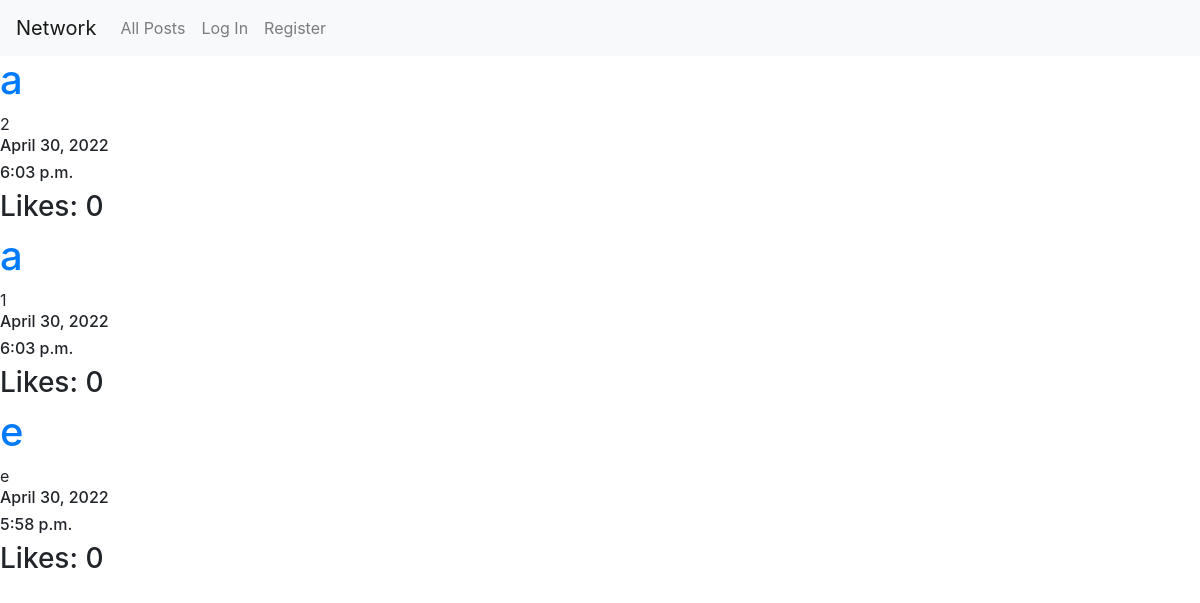
The app's page /, older data.
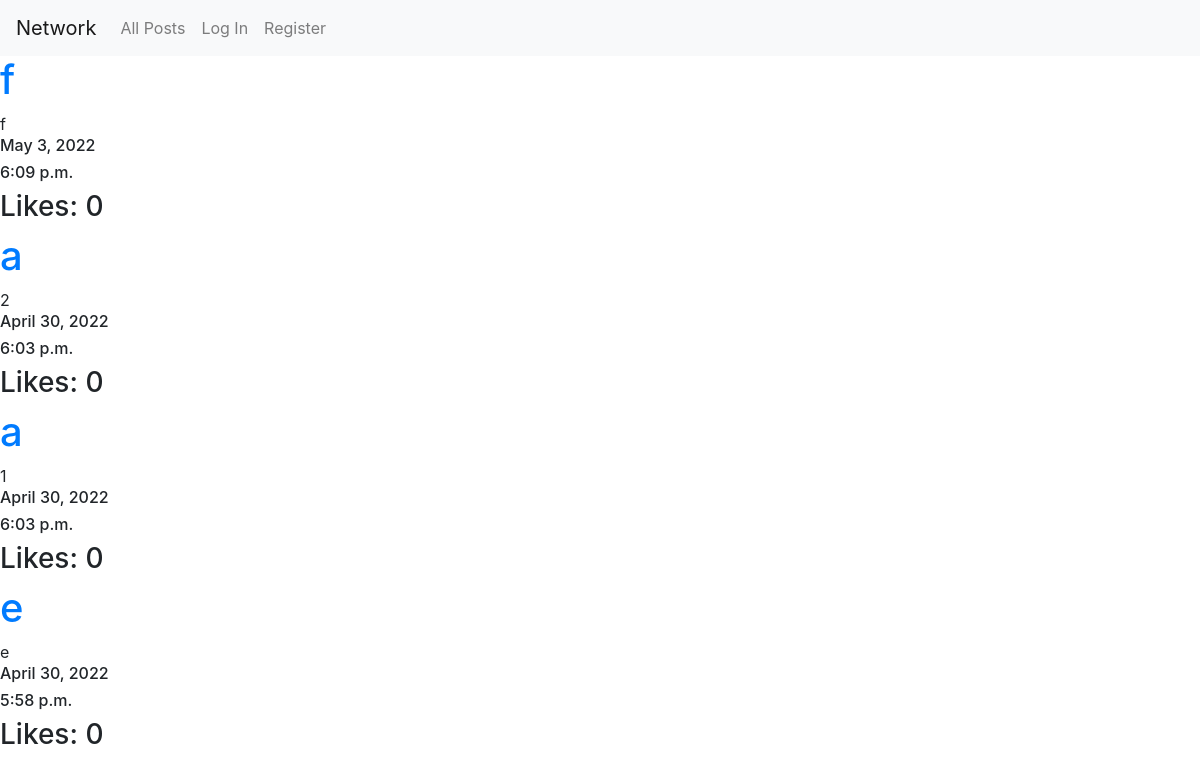
The same page, newer data.
### network/models.py (models this page shows)
class NewPost(models.Model):
    text = models.CharField(max_length=1000)
    user = models.ForeignKey(User, on_delete=models.RESTRICT, null=False)
    date = models.DateField(auto_now_add=True)
    time = models.TimeField(auto_now_add=True)
    likes = models.IntegerField(default=0)

class User(AbstractUser):
    pass

### network/views.py (the view)
# urls.py: path("", views.index, name="index"),
def index(request):
    posts = NewPost.objects.all()
    return render(request, "network/index.html", {
        "posts": reversed(posts)
    })

### network/templates/network/index.html
{% extends "network/layout.html" %}
{% block body %}
    {% for post in posts %}
        <div>
            <h1><a href="{% url 'user_page' post.user.id %}">{{ post.user }}</a></h1>
            <div>{{ post.text }}</div>
            <h6>{{ post.date }}</h5>
            <h6>{{ post.time }}</h5>
            <h3>Likes: {{ post.likes }}</h3>
        </div>
    {% endfor %}
{% endblock %}

### network/templates/network/layout.html (shortened to what this page needs)
{% load static %}
<!DOCTYPE html>
<html lang="en">
    <head>
        <link rel="stylesheet" href="https://stackpath.bootstrapcdn.com/bootstrap/4.4.1/css/bootstrap.min.css">
        <link href="{% static 'network/styles.css' %}" rel="stylesheet">
    </head>
    <body>
        <nav class="navbar navbar-expand-lg navbar-light bg-light">
            <a class="navbar-brand" href="#">Network</a>
            <div>
              <ul class="navbar-nav mr-auto">
                <li class="nav-item">
                  <a class="nav-link" href="{% url 'index' %}">All Posts</a>
                </li>
                {% if user.is_authenticated %}
                    <li class="nav-item">
                        <a class="nav-link" href="{% url 'following' %}">Following</a>
                    </li>
                    <li class="nav-item">
                        <a class="nav-link" href="{% url 'logout' %}">Log Out</a>
                    </li>
                    <li class="nav-item">
                        <a class="nav-link" href="{% url 'post' %}">New Post</a>
                    </li>
                {% else %}
                    <li class="nav-item">
                        <a class="nav-link" href="{% url 'login' %}">Log In</a>
                    </li>
                    <li class="nav-item">
                        <a class="nav-link" href="{% url 'register' %}">Register</a>
                    </li>
                {% endif %}
              </ul>
            </div>
          </nav>
        <div class="body">
            {% block body %}
            {% endblock %}
        </div>
    </body>
</html>

Row changes from the older to the newer data that the page shows:
added NewPost: user "f", text "f", date "May 3, 2022", time "6:09 p.m.", likes "0"
